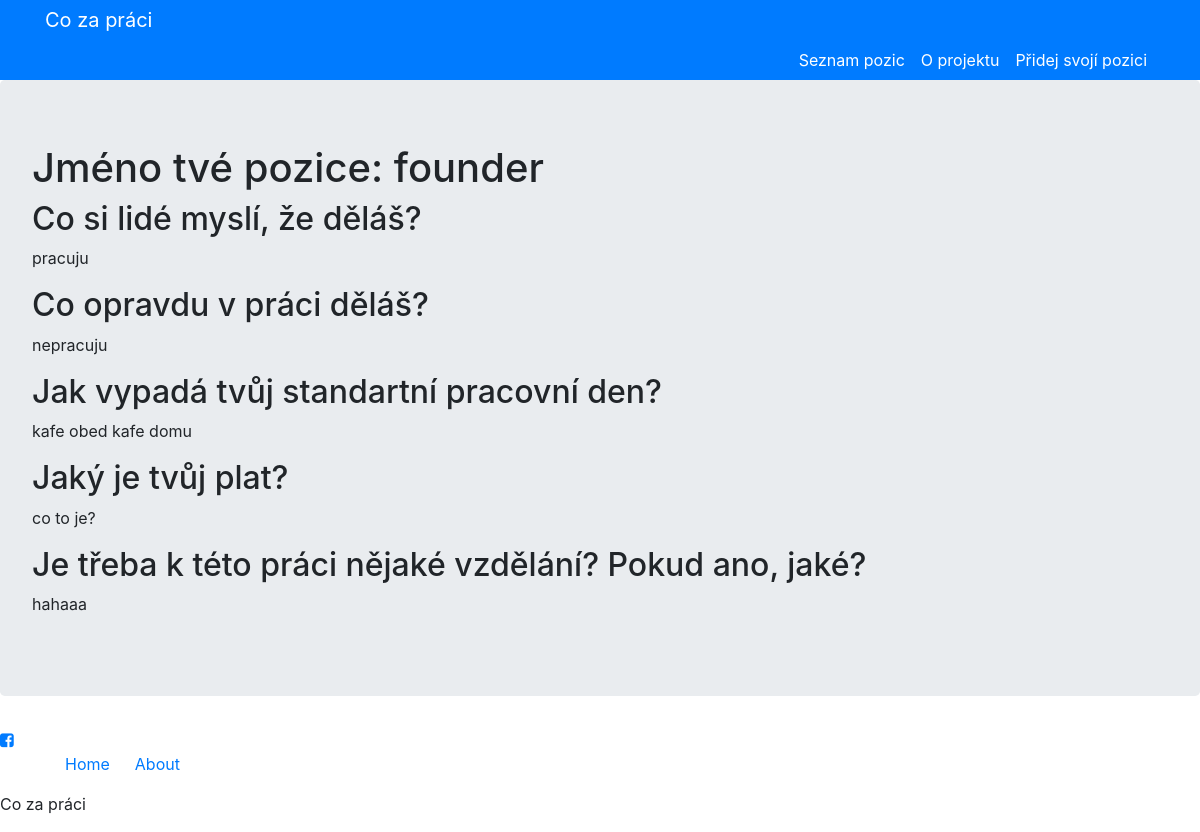
Page /popis_pozice/1 on the committed database.
### cozapraci.py (models this page shows, shortened)
class Job(db.Model):
    __tablename__ = 'jobs'
    id = db.Column(db.Integer, primary_key=True)
    name = db.Column(db.Text)
    prejudice = db.Column(db.Text)
    reality = db.Column(db.Text)
    day_in_life = db.Column(db.Text)
    salary = db.Column(db.Text)
    education = db.Column(db.Text)

### cozapraci.py (the view)
@app.route('/popis_pozice/<int:job_id>')
def job_desc(job_id):
    jobs = Job.query.all()
    my_job = Job.query.filter(Job.id == job_id).first_or_404()
    return render_template("job_desc.html", my_job = my_job, jobs = jobs)

### templates/job_desc.html
{% extends "base.html" %}
{% block content %}
<div class="jumbotron">
    <h1>Jméno tvé pozice: {{my_job.name}}</h1>
    <h2>Co si lidé myslí, že děláš?</h2>
    <p>{{my_job.prejudice}}</p>
    <h2>Co opravdu v práci děláš?</h2>
    <p>{{my_job.reality}}</p>
    <h2>Jak vypadá tvůj standartní pracovní den?</h2>
    <p>{{my_job.day_in_life}}</p>
    <h2>Jaký je tvůj plat?</h2>
    <p>{{my_job.salary}}</p>
    <h2>Je třeba k této práci nějaké vzdělání? Pokud ano, jaké?</h2>
    <p>{{my_job.education}}</p>
</div>
{% endblock %}

### rows in the picture
Job: name "founder", prejudice "pracuju", reality "nepracuju", day_in_life "kafe obed kafe domu", salary "co to je?", education "hahaaa"
